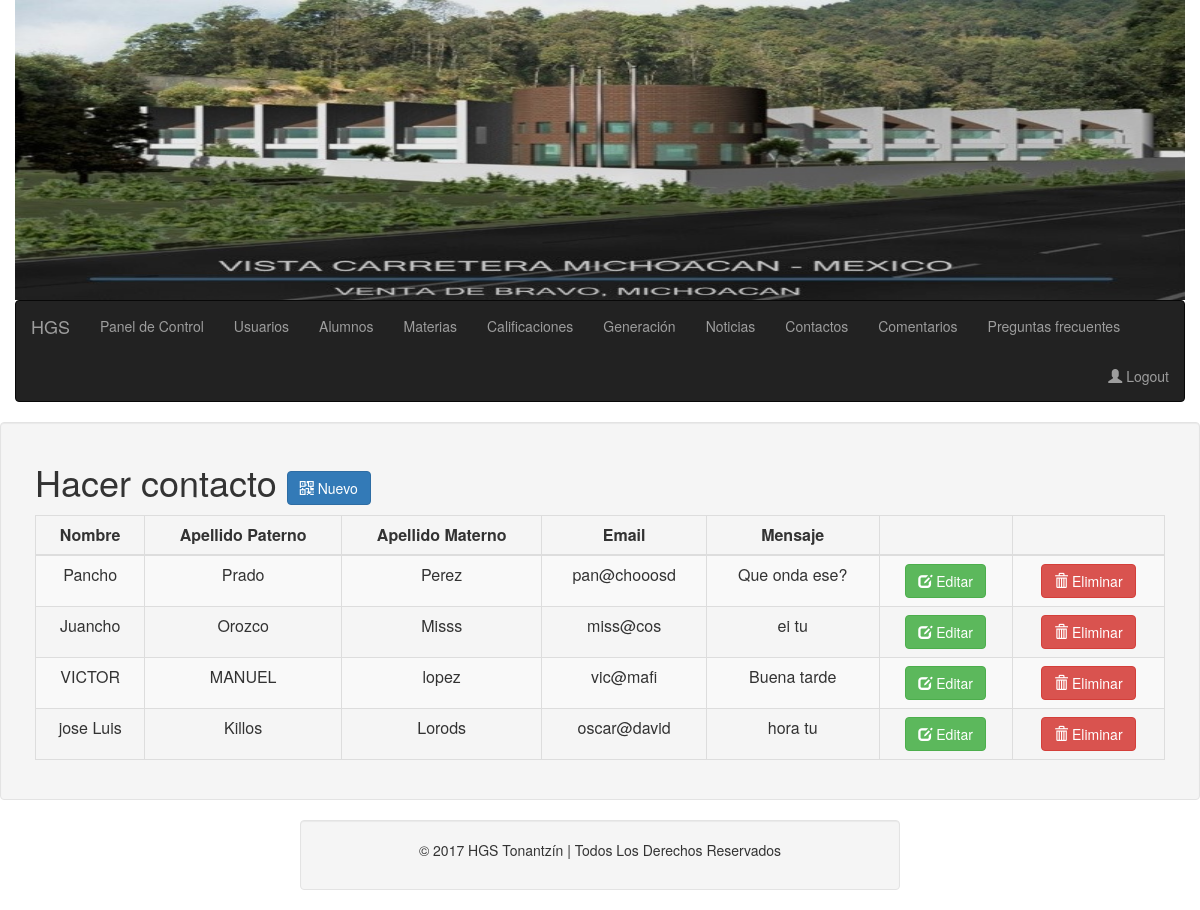
/admin/contactos/index.php (signed in), run on the app's committed database.
### tables this page shows
CREATE TABLE `contacto` (
  `idContacto` int(11) NOT NULL,
  `nombre` varchar(100) NOT NULL,
  `apellidoPat` varchar(100) NOT NULL,
  `apellidoMat` varchar(100) NOT NULL,
  `email` varchar(150) NOT NULL,
  `mensaje` varchar(500) NOT NULL
);

### admin/class/Contacto.php (called while the page is built, shortened)
<?php
class Contacto{
	public static function recuperarTodos(){
		$conexion = new Conexion();
		$consulta = $conexion->prepare('SELECT * FROM ' . self::TABLA);
		$consulta-> execute();
		$registros = $consulta-> fetchAll();
		return $registros;
	}
}

### admin/contactos/index.php (the view, shortened to what this page needs)
<?php
include_once '../template/header.php';
require_once '../class/Contacto.php';
$contacto = Contacto::recuperarTodos();
?>
		<div class="row well">
			<div class="col-xs-12">
			<h1> Hacer contacto
				<a href="guardar.php">
				<button type="button" class="btn btn-primary">
				<span class="glyphicon glyphicon-qrcode" ></span>
				Nuevo
				</button>
				</a>
			</h1>
			<?php if (count($contacto) > 0): ?>
			<table class="table table-bordered table-striped table-hover">
				<thead>
				<tr>
					<th class="centrarTexto"> Nombre </th>
					<th class="centrarTexto"> Apellido Paterno </th>
					<th class="centrarTexto"> Apellido Materno </th>
					<th class="centrarTexto"> Email </th>
					<th class="centrarTexto"> Mensaje </th>
					<th> </th>
					<th> </th>
				</tr>
				</thead>
				<tbody>
				<?php foreach ($contacto as $registro): ?>
				<tr>
					<td class="centrarTexto"><?php echo $registro['nombre']; ?></td>
					<td class="centrarTexto"><?php echo $registro['apellidoPat']; ?></td>
					<td class="centrarTexto"><?php echo $registro['apellidoMat']; ?></td>
					<td class="centrarTexto"><?php echo $registro['email']; ?></td>
					<td class="centrarTexto"><?php echo $registro['mensaje']; ?></td>
					<td class="centrarTexto">
						<a href="guardar.php?idContacto=<?php echo $registro['idContacto'] ?>">
						<button type="button" class="btn btn-success">
						<span class="glyphicon glyphicon-edit" ></span>
						Editar
						</button>
						</a>
					</td>
					<td class="centrarTexto">
						<a href="eliminar.php?idContacto= <?php echo $registro['idContacto']; ?>"onclick=" return confirm('¿Estas seguro de eliminarlo?')">
						<button type="button" class="btn btn-danger">
						<span class="glyphicon glyphicon-trash" ></span>
						Eliminar
						</button>
						</a>
					</td>
				</tr>
				<?php	endforeach;	?>
				</tbody>
			</table>
			<?php else: ?>
			<p>	No hay contactos registrados...	</p>
		<?php endif; ?>
		</div>
	</div>
<?php
include_once '../template/footer.php';
?>

### admin/template/css/style.css (style rules this page uses)
body { background: url(../../images/Android.jpg); background-repeat: no-repeat; background-size: cover; background-attachment: fixed; }
.centrarTexto { text-align: center; }

### data on the page
contacto: nombre "Pancho", apellidoPat "Prado", apellidoMat "Perez", email "pan@chooosd", mensaje "Que onda ese?"
contacto: nombre "Juancho", apellidoPat "Orozco", apellidoMat "Misss", email "miss@cos", mensaje "ei tu"
contacto: nombre "VICTOR", apellidoPat "MANUEL", apellidoMat "lopez", email "vic@mafi", mensaje "Buena tarde"
contacto: nombre "jose Luis", apellidoPat "Killos", apellidoMat "Lorods", email "oscar@david", mensaje "hora tu"
